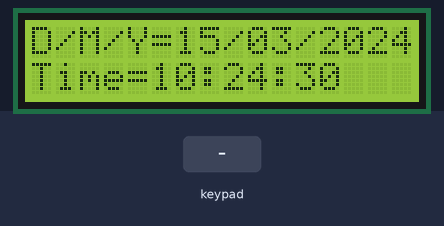
Recording of a sketch running on a simulated Arduino Uno, built with avr-gcc and run on an emulated ATmega328P. Shown: 16×2 character LCD. The inputs (shaded band) are chosen by the test bench. The local clock reads 2024-03-15 10:24:30 at power-on unless the sketch sets it.

Above: at 0.9 s.
1.0 s: key 'B' pressed
At 1.7 s:
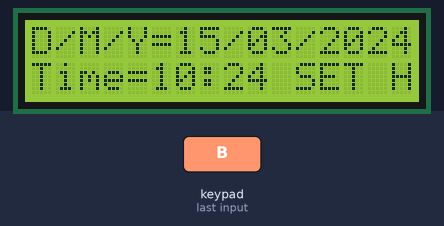
2.7 s: key 'B' pressed
4.3 s: keypad keys 0 1 2 3 # pressed 0.4 s apart
At 8.4 s:
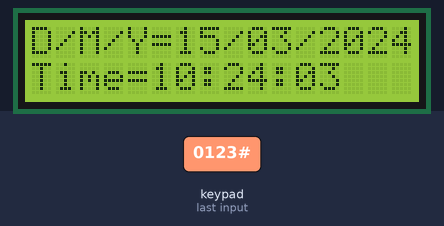
Timing chart, 0 to 9.9 s (numbered marks = the images above; inputs shaded):
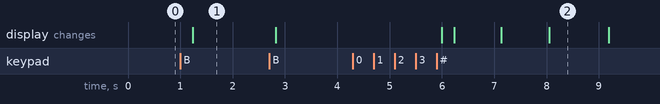

Measured:
- after the input at 1.0 s, the display: changes after 0.24 s (image 1)
- after the input at 4.3 s, the display: first changes after 1.7 s (image 2 shows a later state)

The sketch:

Lab_19_cp1.ino
```cpp
#include <Arduino_FreeRTOS.h>
#include <semphr.h>
#include <Wire.h>
#include <RTClib.h>
#include <LiquidCrystal_I2C.h>
#include <Keypad_I2C.h>
#include <Keypad.h>

#define LCD_ADDR   0x27
#define PCF_ADDR   0x20

RTC_DS1307 rtc;
LiquidCrystal_I2C lcd(LCD_ADDR, 16, 2);

// ตั้งค่าปุ่มและพินบน PCF8574
const byte ROWS = 4;
const byte COLS = 4;
char keys[ROWS][COLS] = {
  {'1', '2', '3', 'A'},
  {'4', '5', '6', 'B'},
  {'7', '8', '9', 'C'},
  {'*', '0', '#', 'D'}
};
byte rowPins[ROWS] = {0, 1, 2, 3};
byte colPins[COLS] = {4, 5, 6, 7};

Keypad_I2C customKeypad(makeKeymap(keys), rowPins, colPins, ROWS, COLS, PCF_ADDR);

// Mutex สำหรับป้องกันการแย่งใช้บัส I2C พร้อมกัน
SemaphoreHandle_t i2cMutex;

// สถานะการตั้งค่าเวลา
enum EditState { NORMAL, SET_HOUR, SET_MIN };
EditState editMode = NORMAL;

int editHour = 0;
int editMin = 0;
DateTime currentRTC;

void TaskClock(void *pvParameters);
void TaskKeypad(void *pvParameters);

void setup() {
  Wire.begin();

  // สร้าง Mutex จัดการคิวบัส I2C
  i2cMutex = xSemaphoreCreateMutex();

  // สร้าง Task แสดงผลและ Task รับค่าปุ่มกด
  xTaskCreate(TaskClock,  "ClockTask",  140, NULL, 1, NULL);
  xTaskCreate(TaskKeypad, "KeypadTask", 140, NULL, 2, NULL);

  vTaskStartScheduler();
}

void loop() {}

// Task จัดการ LCD และอ่านค่า RTC
void TaskClock(void *pvParameters) {
  // เริ่มต้น Hardware หลัง RTOS Scheduler เริ่มทำงาน
  if (xSemaphoreTake(i2cMutex, portMAX_DELAY) == pdTRUE) {
    lcd.init();
    lcd.backlight();
    lcd.clear();

    if (!rtc.begin()) {
      lcd.print("RTC Error!");
    }
    if (!rtc.isrunning()) {
      rtc.adjust(DateTime(F(__DATE__), F(__TIME__)));
    }
    xSemaphoreGive(i2cMutex);
  }

  for (;;) {
    if (xSemaphoreTake(i2cMutex, portMAX_DELAY) == pdTRUE) {
      // ดึงเวลาปัจจุบันเฉพาะตอนไม่ได้ตั้งค่า
      if (editMode == NORMAL) {
        currentRTC = rtc.now();
        editHour = currentRTC.hour();
        editMin  = currentRTC.minute();
      }

      // แถวที่ 1: แสดง D/M/Y
      lcd.setCursor(0, 0);
      lcd.print("D/M/Y=");
      if (currentRTC.day() < 10) lcd.print('0');
      lcd.print(currentRTC.day());
      lcd.print('/');
      if (currentRTC.month() < 10) lcd.print('0');
      lcd.print(currentRTC.month());
      lcd.print('/');
      lcd.print(currentRTC.year());

      // แถวที่ 2: แสดง Time และสถานะโหมดตั้งค่า
      lcd.setCursor(0, 1);
      lcd.print("Time=");
      if (editHour < 10) lcd.print('0');
      lcd.print(editHour);
      lcd.print(':');
      if (editMin < 10) lcd.print('0');
      lcd.print(editMin);

      if (editMode == NORMAL) {
        lcd.print(':');
        if (currentRTC.second() < 10) lcd.print('0');
        lcd.print(currentRTC.second());
        lcd.print("   ");
      } else if (editMode == SET_HOUR) {
        lcd.print(" SET H");
      } else if (editMode == SET_MIN) {
        lcd.print(" SET M");
      }

      xSemaphoreGive(i2cMutex);
    }
    vTaskDelay(pdMS_TO_TICKS(200));
  }
}

// Task สแกน Keypad และคำนวณการตั้งเวลา
void TaskKeypad(void *pvParameters) {
  if (xSemaphoreTake(i2cMutex, portMAX_DELAY) == pdTRUE) {
    customKeypad.begin();
    xSemaphoreGive(i2cMutex);
  }

  for (;;) {
    char key = NO_KEY;

    // อ่านค่าปุ่มกดผ่านบัส I2C
    if (xSemaphoreTake(i2cMutex, portMAX_DELAY) == pdTRUE) {
      key = customKeypad.getKey();
      xSemaphoreGive(i2cMutex);
    }

    if (key != NO_KEY) {
      // ปุ่ม B: สลับโหมดตั้งค่า (ชั่วโมง <-> นาที)
      if (key == 'B') {
        if (editMode == NORMAL) {
          editMode = SET_HOUR;
        } else if (editMode == SET_HOUR) {
          editMode = SET_MIN;
        } else if (editMode == SET_MIN) {
          editMode = SET_HOUR;
        }
      }
      // ปุ่ม C: เพิ่มค่าเวลา (+1)
      else if (key == 'C' && editMode != NORMAL) {
        if (editMode == SET_HOUR) {
          editHour = (editHour + 1) % 24;
        } else if (editMode == SET_MIN) {
          editMin = (editMin + 1) % 60;
        }
      }
      // ปุ่ม D: ลดค่าเวลา (-1)
      else if (key == 'D' && editMode != NORMAL) {
        if (editMode == SET_HOUR) {
          editHour = (editHour == 0) ? 23 : editHour - 1;
        } else if (editMode == SET_MIN) {
          editMin = (editMin == 0) ? 59 : editMin - 1;
        }
      }
      // ปุ่ม #: บันทึกเวลาลง RTC DS1307 และกลับสู่โหมดปกติ
      else if (key == '#') {
        if (editMode != NORMAL) {
          if (xSemaphoreTake(i2cMutex, portMAX_DELAY) == pdTRUE) {
            rtc.adjust(DateTime(currentRTC.year(), currentRTC.month(), currentRTC.day(), editHour, editMin, 0));
            xSemaphoreGive(i2cMutex);
          }
          editMode = NORMAL;
        }
      }
    }
    vTaskDelay(pdMS_TO_TICKS(50));
  }
}
```
